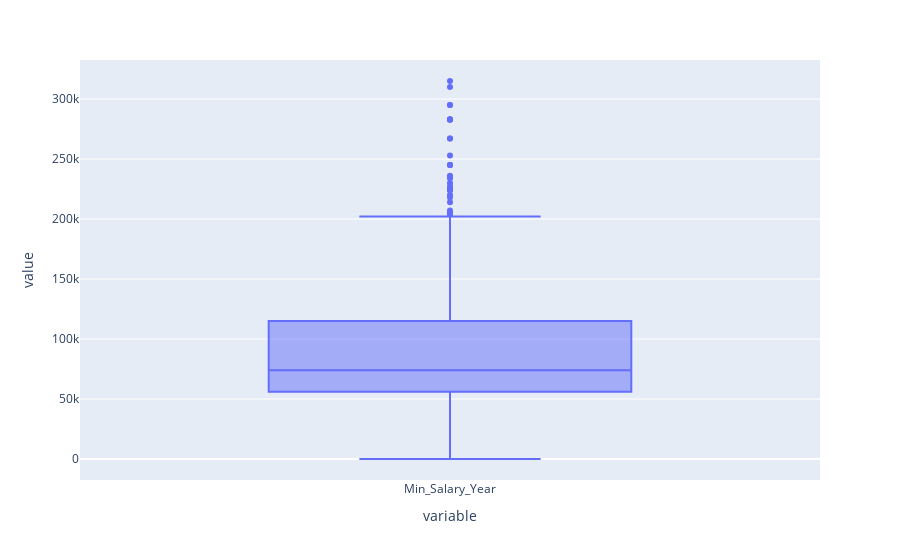

The cell this chart's notebook holds for it:
### Markdown cell above
<h3>Gerer les valeurs aberrantes</h3>

### Code cell
import plotly.express as px


# Make a copy of our dataframe
df_new = df_clean.copy()

# Create a box plot
fig = px.box(df_new, y=['Min_Salary_Year'])

# Show the plot
fig.show()

# Define the columns of interest for outlier detection
# columns = ['Salary']

# # Calculate the IQR for the columns
# Q1 = df_new[columns].quantile(0.25)
# Q3 = df_new[columns].quantile(0.75)
# IQR = Q3 - Q1

# # Define the threshold multiplier (k)
# k = 0.5

# # Define the lower and upper bounds
# lower_bound = Q1 - k * IQR
# upper_bound = Q3 + k * IQR

# # Detect outliers based on the defined thresholds
# outliers = ((df_new[columns] < lower_bound) | (df_new[columns] > upper_bound)).any(axis=1)
# print('lower bound :', lower_bound)
# print('upper bound :', upper_bound)

# df_new_clean = df_new.drop(df[outliers].index)

# # Create a box plot
# fig_clean = px.box(df_clean, y=['stars', 'forks', 'issues', 'watchers'])

# # Show the plot
# fig_clean.show()

### Figure 1 — Plotly figure (JSON) as saved in the notebook; plotly's stock layout.template omitted (floating-point values rounded to 4 significant figures; data arrays with more than 128 entries replaced by an {"elided": "..."} marker saying what was removed)
{"data": [{"alignmentgroup": "True", "hovertemplate": "variable=%{x}<br>value=%{y}<extra></extra>", "legendgroup": "", "marker": {"color": "#636efa"}, "name": "", "notched": false, "offsetgroup": "", "orientation": "v", "showlegend": false, "type": "box", "x": {"elided": "2896 str values"}, "x0": " ", "xaxis": "x", "y": {"elided": "2896 int values"}, "y0": " ", "yaxis": "y"}], "layout": {"boxmode": "group", "legend": {"tracegroupgap": 0}, "margin": {"t": 60}, "xaxis": {"anchor": "y", "domain": [0, 1], "title": {"text": "variable"}}, "yaxis": {"anchor": "x", "domain": [0, 1], "title": {"text": "value"}}}}
